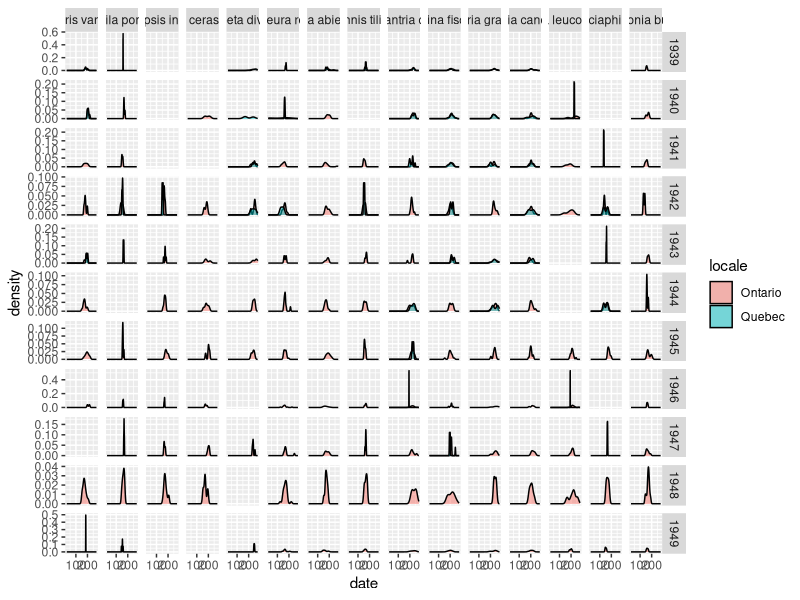

The R script that drew this image:
########################################################

#### prelims --------------------------------------------------------------------------------------------------------------
library(tidyverse)

getwd()
setwd('/Users/collnell/Dropbox/Projects/canada/pheno')
list.files()

#### read in data ---------------------------------------------------------------------------------------------------------

## collection dates for 15 species
dia<-read.csv('pheno_data.csv')
sp<-read.csv('pheno_sp.csv') # taxonomy info
sp

long<-read_csv('pheno_long.csv')

## 
dia%>%
  group_by(HERB_sp_2019)%>%
  summarize(n=sum(Larvae)+sum(Pupae))
dia

long%>%distinct(MOTH_id, MOTH_sp)


## quebec and ontario localities
loc_ont<-grep('Ont',unique(long$Locality_clean), value=TRUE)
loc_que<-grep('Que',unique(long$Locality_clean), value=TRUE)

## collection frequency over time for HYCU
hycu<-long%>%
  filter(Locality_clean %in% loc_ont | Locality_clean %in% loc_que, !(Year %in% c(1936, 1937, 1938)))%>%
  mutate(date = yday(as.Date(paste0(Year,'/',Month,'/',Day))),
         locale = case_when(Locality_clean %in% loc_ont ~ 'Ontario',
                            Locality_clean %in% loc_que ~ 'Quebec'),
         Larvae = as.numeric(Larvae))
str(hycu)


## calculate abundance by date and locality 
hycu.dia<-hycu%>%
  group_by(MOTH_sp, locale, Year, date)%>%
  summarize(n = sum(Larvae, na.rm=TRUE))

ggplot(hycu.dia, aes(date))+geom_density(aes(fill=locale), alpha=.5)+
  facet_grid(Year~MOTH_sp, scales='free_y')

## date of 50% occurence happens

## do this for multiple species
